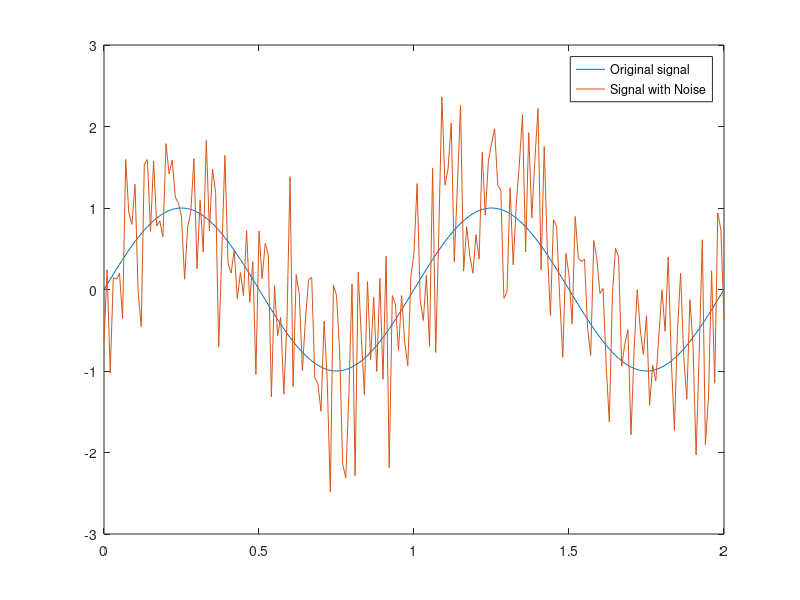

The MATLAB source for this figure:
t=0:.01:2; %Time vector for 2s
x=sin(2*pi*t); %Generation sin wave
snr = 0.1; %SNR = 0.1 dB
y=awgn(x,snr,'measured'); % Add white noise
m=mean(y)
dev=std(y)
plot(t,x,t,y); %plot both signals
legend('Original signal','Signal with Noise');
